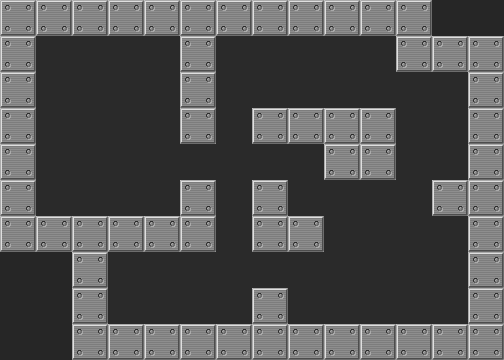

This is a level from a 2D game, rendered from its Tiled map with the project's own tilesets. A one-line summary and the map file follow, with tile-layer data summarised:
An orthogonal 14x10 tile map with 36x36 px tiles, 1 tile layer (Tile Layer 1) and 21 objects (10x Box, Man).

<map version="1.0" orientation="orthogonal" renderorder="right-down" width="14" height="10" tilewidth="36" tileheight="36" backgroundcolor="#262626" nextobjectid="41">
 <tileset firstgid="1" name="sokoban_tiles" tilewidth="36" tileheight="36" tilecount="6">
  <image source="../../sokoban_tiles.png" trans="ffffff" width="216" height="36" />
 </tileset>
 <layer name="Tile Layer 1" width="14" height="10">
  <data>[140 cells, 132 non-empty, 2 distinct tile ids]</data>
 </layer>
 <objectgroup name="Object Layer 1">
  <object id="11" name="Box" gid="4" x="252" y="288" width="36" height="36" />
  <object id="12" name="Man" gid="3" x="252" y="180" width="36" height="36" />
  <object id="16" name="Box" gid="4" x="324" y="288" width="36" height="36" />
  <object id="22" name="Box" gid="4" x="360" y="216" width="36" height="36" />
  <object id="23" name="Box" gid="4" x="252" y="108" width="36" height="36" />
  <object id="24" name="Box" gid="4" x="216" y="144" width="36" height="36" />
  <object id="26" name="Box" gid="4" x="360" y="108" width="36" height="36" />
  <object id="27" name="Box" gid="4" x="396" y="288" width="36" height="36" />
  <object id="28" name="Box" gid="4" x="324" y="252" width="36" height="36" />
  <object id="29" name="Box" gid="4" x="396" y="252" width="36" height="36" />
  <object id="30" gid="5" x="36" y="72" width="36" height="36" />
  <object id="31" gid="5" x="72" y="72" width="36" height="36" />
  <object id="32" gid="5" x="72" y="108" width="36" height="36" />
  <object id="33" gid="5" x="36" y="108" width="36" height="36" />
  <object id="34" gid="5" x="36" y="144" width="36" height="36" />
  <object id="35" gid="5" x="72" y="144" width="36" height="36" />
  <object id="36" gid="5" x="72" y="180" width="36" height="36" />
  <object id="37" gid="5" x="36" y="180" width="36" height="36" />
  <object id="38" gid="5" x="36" y="216" width="36" height="36" />
  <object id="39" gid="5" x="72" y="216" width="36" height="36" />
  <object id="40" name="Box" gid="4" x="144" y="288" width="36" height="36" />
 </objectgroup>
</map>